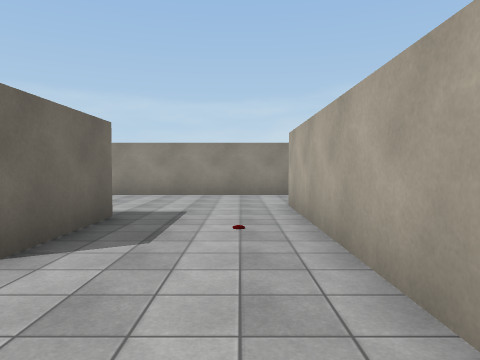
View 1 (above)

19 first-person views from a walk through a Unity game level. The camera is 1.5 m above the floor, tilts 2° down and sees 70° across. The floor is counted in squares, 2 m on a side. Each view is taken from the middle of a square. On the plan, view 1 faces up. The plan holds only what a view shows up to about 11 squares ahead; the rest is blank. The place goes on beyond the plan. The player is left out. Some surface patterns are stand-ins.

View 2
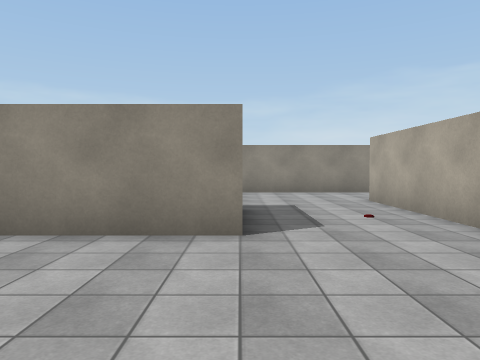

View 3
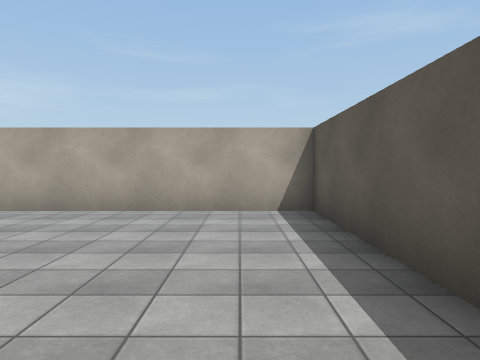

View 4
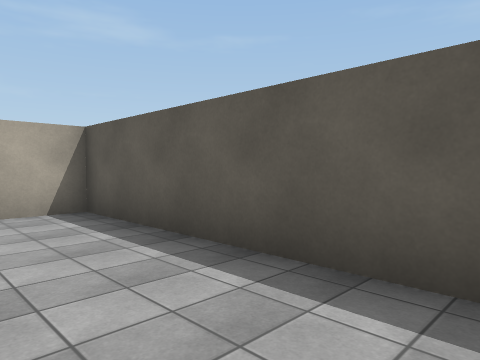

View 5
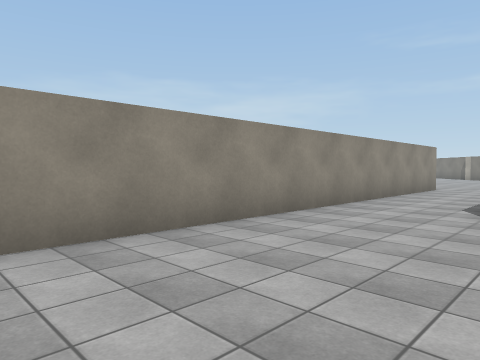

View 6
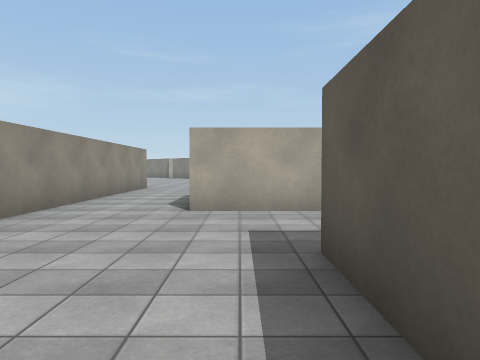

View 7
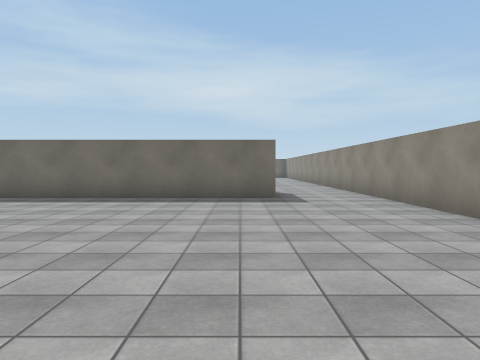

View 8
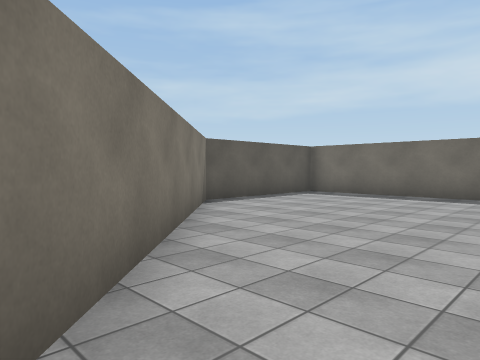

View 9
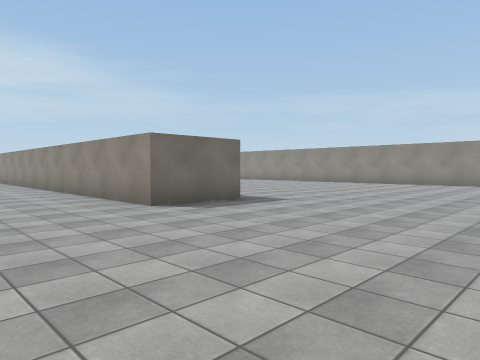

View 10
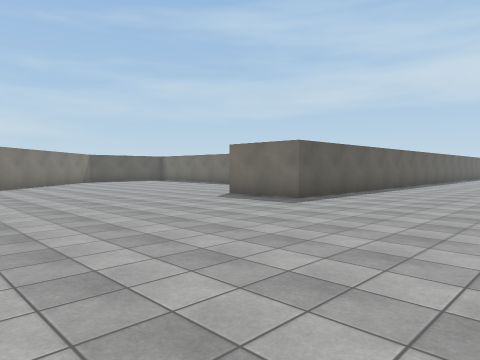

View 11
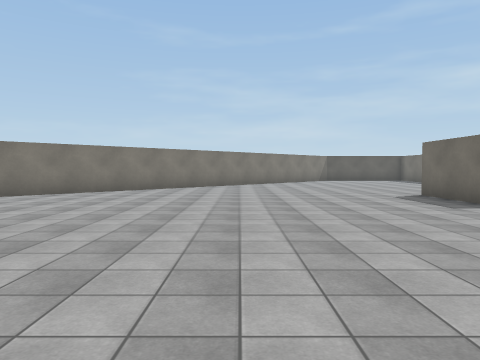

View 12
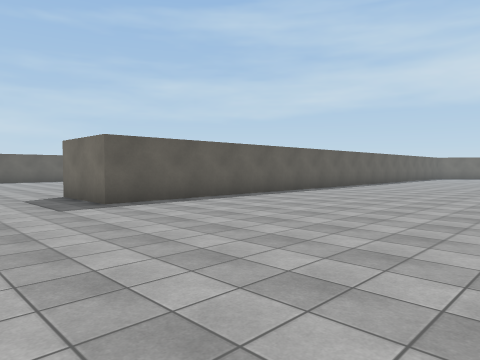

View 13
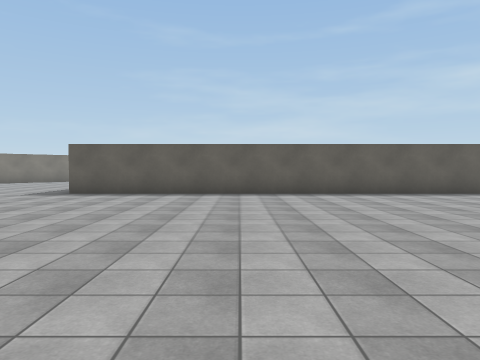

View 14
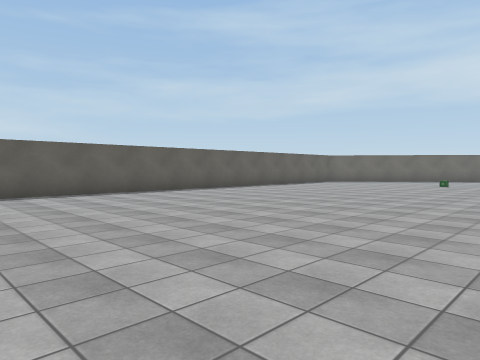

View 15
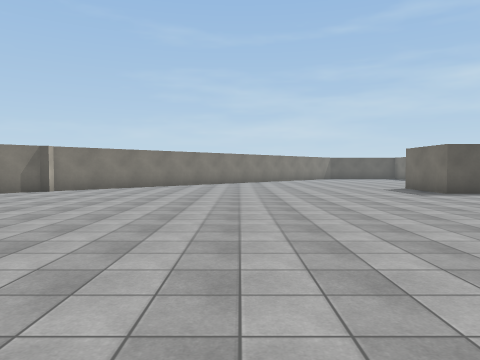

View 16
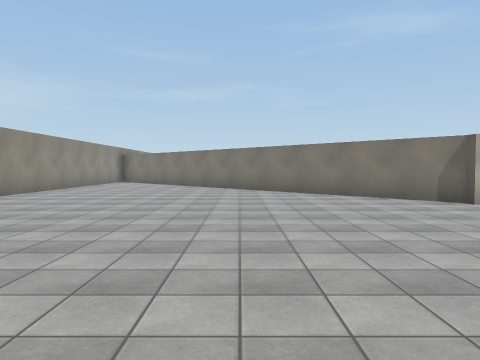

View 17
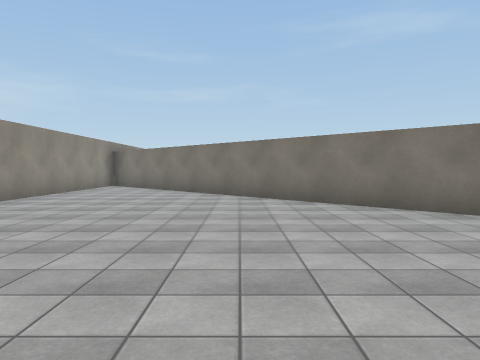

View 18
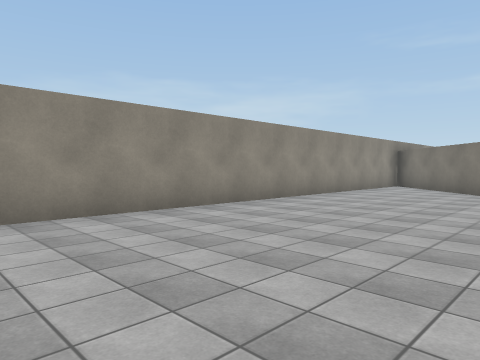

View 19
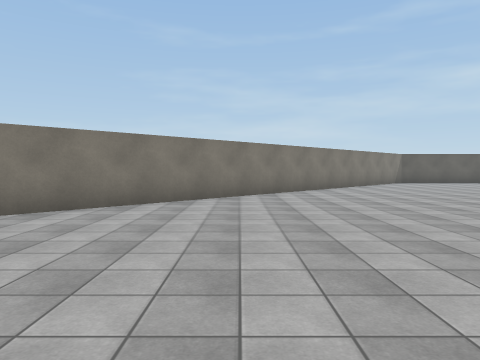

### Floor plan
Points are (right, up) in squares from view 1. A wall is a line through its corners. A room is listed if a view was taken in it or the views show most of it. See-through windows are left out.
Room 1 (views 1, 2, 3, 4)
walls: (-4.6, -1.3) (1, -1.3) (1, 1.4); (-2, 2.8) (-4.8, 2.8)
ways out: opening at (-0.5, 2.5) to room 2
Room 2 (views 5, 6)
walls: (-4, 5.3) (-2, 5.3) (-2, 2.8); (-0.5, 9.5) (-4.5, 9.5); (1, 1.4) (1, 6.9)
ways out: opening at (-0.5, 2.5) to room 1; opening at (0.5, 8.5) to room 3
objects: other object (0, 4)
Room 3 (views 7, 8, 9, 10, 11, 12, 13, 14, 15, 16, 17, 18, 19)
walls: (3.5, 7) (3.5, -1.3) (7.9, -1.3) (12.8, 3.7); (14.1, 5) (19.8, 10.6); (20.2, 11.1) (29.4, 20.3); (-4, 12) (8, 12) (8, 9.5) (-0.5, 9.5); (28, 22.4) (17.9, 22.4)
ways out: opening at (0.5, 8.5) to room 2

Where each view was taken, in squares from view 1:
view 1: 0 up, 0 right, facing up
view 2: 1 down, 2 left, facing up
view 3: 0 up, 5 left, facing right
view 4: 1 up, 5 left, facing down-right
view 5: 6 up, 5 left, facing up-right
view 6: 6 up, 5 left, facing right
view 7: 6 up, 12 right, facing left
view 8: 5 up, 13 right, facing down-left
view 9: 6 up, 14 right, facing up-left
view 10: 17 up, 15 right, facing down-left
view 11: 19 up, 13 right, facing down
view 12: 19 up, 11 right, facing down-left
view 13: 22 up, 3 right, facing down
view 14: 22 up, 2 right, facing down-left
view 15: 22 up, 14 right, facing down
view 16: 16 up, 13 right, facing right
view 17: 17 up, 17 right, facing right
view 18: 17 up, 17 right, facing up-right
view 19: 16 up, 16 right, facing down
